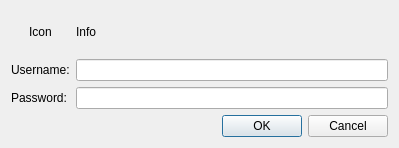
<?xml version="1.0" encoding="UTF-8"?>
<ui version="4.0">
    <class>PasswordDialog</class>
    <widget class="QDialog" name="PasswordDialog">
        <property name="geometry">
            <rect>
                <x>0</x>
                <y>0</y>
                <width>399</width>
                <height>148</height>
            </rect>
        </property>
        <property name="windowTitle">
            <string>Authentication Required</string>
        </property>
        <layout class="QGridLayout" name="gridLayout" columnstretch="0,0" columnminimumwidth="0,0">
            <item row="0" column="0">
                <widget class="QLabel" name="m_iconLabel">
                    <property name="text">
                        <string>Icon</string>
                    </property>
                    <property name="alignment">
                        <set>Qt::AlignCenter</set>
                    </property>
                </widget>
            </item>
            <item row="0" column="1">
                <widget class="QLabel" name="m_infoLabel">
                    <property name="sizePolicy">
                        <sizepolicy hsizetype="Preferred" vsizetype="Preferred">
                            <horstretch>0</horstretch>
                            <verstretch>0</verstretch>
                        </sizepolicy>
                    </property>
                    <property name="text">
                        <string>Info</string>
                    </property>
                    <property name="wordWrap">
                        <bool>true</bool>
                    </property>
                </widget>
            </item>
            <item row="1" column="0">
                <widget class="QLabel" name="userLabel">
                    <property name="text">
                        <string>Username:</string>
                    </property>
                </widget>
            </item>
            <item row="1" column="1">
                <widget class="QLineEdit" name="m_userNameLineEdit"/>
            </item>
            <item row="2" column="0">
                <widget class="QLabel" name="passwordLabel">
                    <property name="text">
                        <string>Password:</string>
                    </property>
                </widget>
            </item>
            <item row="2" column="1">
                <widget class="QLineEdit" name="m_passwordLineEdit">
                    <property name="echoMode">
                        <enum>QLineEdit::Password</enum>
                    </property>
                </widget>
            </item>
            <item row="3" column="0" colspan="2">
                <widget class="QDialogButtonBox" name="buttonBox">
                    <property name="orientation">
                        <enum>Qt::Horizontal</enum>
                    </property>
                    <property name="standardButtons">
                        <set>QDialogButtonBox::Cancel|QDialogButtonBox::Ok</set>
                    </property>
                </widget>
            </item>
        </layout>
        <zorder>userLabel</zorder>
        <zorder>m_userNameLineEdit</zorder>
        <zorder>passwordLabel</zorder>
        <zorder>m_passwordLineEdit</zorder>
        <zorder>buttonBox</zorder>
        <zorder>m_iconLabel</zorder>
        <zorder>m_infoLabel</zorder>
    </widget>
    <resources/>
    <connections>
        <connection>
            <sender>buttonBox</sender>
            <signal>accepted()</signal>
            <receiver>PasswordDialog</receiver>
            <slot>accept()</slot>
            <hints>
                <hint type="sourcelabel">
                    <x>248</x>
                    <y>254</y>
                </hint>
                <hint type="destinationlabel">
                    <x>157</x>
                    <y>274</y>
                </hint>
            </hints>
        </connection>
        <connection>
            <sender>buttonBox</sender>
            <signal>rejected()</signal>
            <receiver>PasswordDialog</receiver>
            <slot>reject()</slot>
            <hints>
                <hint type="sourcelabel">
                    <x>316</x>
                    <y>260</y>
                </hint>
                <hint type="destinationlabel">
                    <x>286</x>
                    <y>274</y>
                </hint>
            </hints>
        </connection>
    </connections>
</ui>
